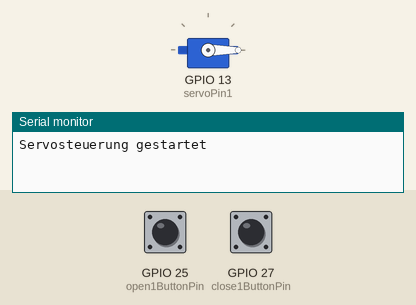
A sketch run on a simulated ESP32. On the bench: servo, the last lines printed to the serial monitor. Inputs (shaded band) come from the test bench; at power-on: GPIO 25 (open1ButtonPin) HIGH, GPIO 27 (close1ButtonPin) HIGH.

Above: at 4.2 s.
4.3 s: GPIO 25 (open1ButtonPin) pulled LOW for 0.15 s
At 5.4 s:
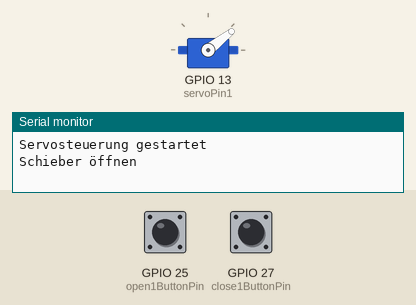
7.3 s: GPIO 27 (close1ButtonPin) pulled LOW for 0.15 s
At 10.0 s:
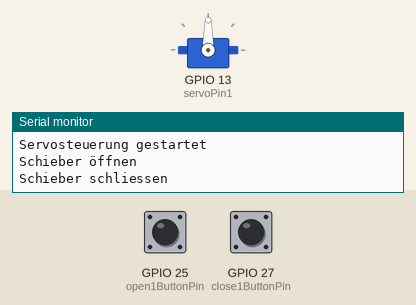
10.3 s: GPIO 27 (close1ButtonPin) pulled LOW for 1 s
13.6 s: GPIO 27 (close1ButtonPin) pulled LOW for 3.2 s
18.3 s: GPIO 25 (open1ButtonPin) pulled LOW for 1 s
At 18.82 s:
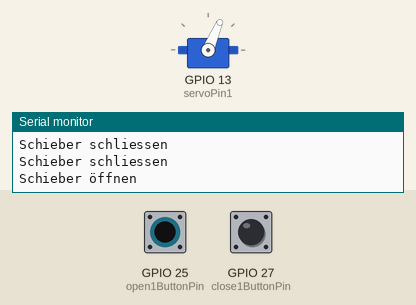
Timing chart, 0 to 21.7 s (numbered marks = the images above; inputs shaded):
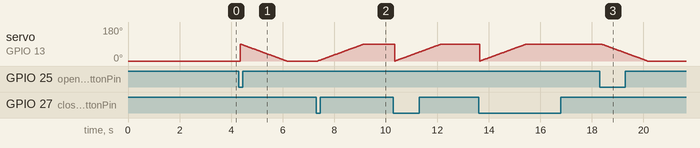

The sketch:

Drehschieber.ino
```cpp
/* Servosteuerung für Drehschieber Display Version vom 6.11.2025 Bernhard Pleschko (Basierend auf sketch von Tillo!)

 Es wird 1 Servomotor DM996 angesteuert. Es gibt 2 Zustände:
 Schieber  offen
 Schieber  Zu - 90 Grad Drehung des Schiebers

 Der jeweilige Zustand wird über Knöpfe gesteuert, evtl. an die realisierte Verdrahtung anpassen
 */

#include <ESP32Servo.h> // madhephaestus/ESP32Servo@^3.0.9
#include <Button2.h>    // lennarthennigs/Button2 @ ^2.4.1

Servo dsServo; // servo Objekt erstellen um Motor zu steuern

Button2 open1Button; // Button2 Objekte erstellen, die die Abläufe pro Knopfdruck festlegen
Button2 close1Button;

int pos = 0;        // variable für die Servowinkelposition
int servoPin1 = 13;  // servo motor 1 mit pin D13 am ESP32 verbinden

int open1ButtonPin = 25;
int close1ButtonPin = 27;

int debounceTime = 50; // Entprellzeit für die Knöpfe in ms
int servoDelay = 20;   // Verzögerung zwischen den Servobewegungen in ms

// Button Handler Funktionen
void open1ButtonHandler(Button2 &open1Button)
{
  Serial.println("Schieber öffnen");
  for (pos = 90; pos >= 0; pos -= 1)
  {                       // Bewegung des servo von 90 Grad bis 0 Grad in Schritten von 1 Grad
    dsServo.write(pos); // bewegt den servo zur aktuell festgelegten Position
    delay(servoDelay);    // wartet 20 ms bis zum nächsten Schritt, anpassen um die Bewegungsgeschwindigkeit zu steuern
  }
}

void close1ButtonHandler(Button2 &close1Button)
{
  Serial.println("Schieber schliessen");
  for (pos = 0; pos <= 90; pos += 1)
  {                       // Bewegung des servo von 0 Grad bis 90 Grad in Schritten von 1 Grad
    dsServo.write(pos); // bewegt den servo zur aktuell festgelegten Position
    delay(servoDelay);    // wartet 20 ms bis zum nächsten Schritt, anpassen um die Bewegungsgeschwindigkeit zu steuern
  }
}

void setup()
{
  Serial.begin(9600);

  dsServo.setPeriodHertz(50);           // standard 50 hz servo frequenz
  dsServo.attach(servoPin1, 544, 2400); // verbindet und aktiviert den Servo an servoPin1 zum servo objekt 1 mit pulse width min 544us und max 2400us
  dsServo.write(0);                   // Anfangshaltepunkt im offenen Zustand
  delay(2000);

  // Button2 initialisieren
  open1Button.begin(open1ButtonPin, INPUT_PULLUP);
  // Die Handler Funktion dem PressedHandler zuweisen.
  // Die Button2 Bibliothek hat auch Handler für Released, Clicked, LongClicked etc.
  open1Button.setPressedHandler(open1ButtonHandler);
  // Entprellzeit setzen
  open1Button.setDebounceTime(debounceTime);

  close1Button.begin(close1ButtonPin, INPUT_PULLUP);
  close1Button.setPressedHandler(close1ButtonHandler);
  close1Button.setDebounceTime(debounceTime);

  delay(1000);
  Serial.println("Servosteuerung gestartet");
}

void loop()
{
  // In der loop Funktion werden nur die Button2 Objekte abgefragt
  open1Button.loop();
  close1Button.loop();
}
```

Measured:
- after the input at 7.3 s, servo on GPIO 13 (servoPin1): moves from 0° to 90° over 1.8 s, starting after 0.07 s
- after the input at 18.3 s, servo on GPIO 13 (servoPin1): moves from 90° to 0° over 1.8 s, starting after 0.07 s
